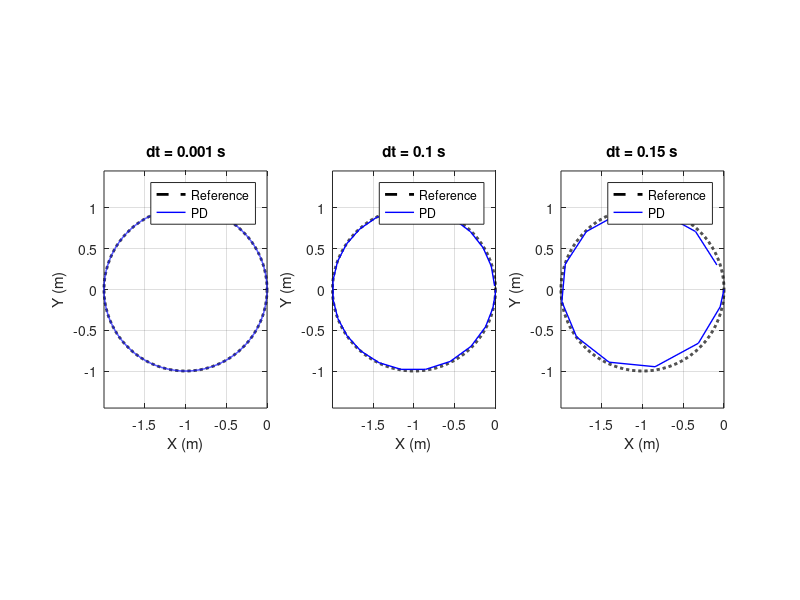

Write the MATLAB code that produced this figure. (Note: this script raises an error after producing the figure.)
% plot_curvilinear_comparison.m
% 논문 Fig.14-19 재현: PD vs PDFC 원형 궤적 비교

clear; clc; close all;
addpath('results');

R        = 0.2;
v_d      = 0.5;
e_target = 1.0;
Omega    = -v_d / e_target;   % = -0.5 rad/s
T_sim    = 2*pi / abs(Omega); % 원 한 바퀴 주기 ≈ 12.57 s

%% 목표 원형 궤적 (기하학적 원 공식, phi에 무관)
t_ref = linspace(0, T_sim, 2000);
x_ref = e_target * (cos(Omega * t_ref) - 1);
y_ref = e_target *  sin(Omega * t_ref);

%% 결과 로드
load('results/results_curv_PD.mat');
load('results/results_curv_PDFC.mat');

titles = {'dt = 0.001 s', 'dt = 0.1 s', 'dt = 0.15 s'};

%% PD 결과 플롯 (Fig.14-16)
figure('Name', 'Fig.14-16 PD', 'Position', [100, 100, 1100, 400]);
for i = 1:3
    res    = results_curv_PD(i);
    tout   = res.tout;
    dtheta = res.dq(:,1);

    psi = cumtrapz(tout, -R * dtheta / e_target);
    dx  = R * dtheta .* sin(psi);
    dy  = -R * dtheta .* cos(psi);
    x   = cumtrapz(tout, dx);
    y   = cumtrapz(tout, dy);

    subplot(1,3,i);
    plot(x_ref, y_ref, 'k--', 'LineWidth', 2, 'DisplayName', 'Reference'); hold on;
    plot(x, y, 'b-', 'LineWidth', 1, 'DisplayName', 'PD');
    xlabel('X (m)'); ylabel('Y (m)');
    title(titles{i}); legend; grid on; axis equal;
end
sgtitle('Circular Trajectory - PD Controller');

%% PDFC 결과 플롯 (Fig.17-19)
figure('Name', 'Fig.17-19 PDFC', 'Position', [100, 550, 1100, 400]);
for i = 1:3
    res    = results_curv_PDFC(i);
    tout   = res.tout;
    dtheta = res.dq(:,1);

    psi = cumtrapz(tout, -R * dtheta / e_target);
    dx  = R * dtheta .* sin(psi);
    dy  = -R * dtheta .* cos(psi);
    x   = cumtrapz(tout, dx);
    y   = cumtrapz(tout, dy);

    subplot(1,3,i);
    plot(x_ref, y_ref, 'k--', 'LineWidth', 2, 'DisplayName', 'Reference'); hold on;
    plot(x, y, 'r-', 'LineWidth', 1, 'DisplayName', 'PDFC');
    xlabel('X (m)'); ylabel('Y (m)');
    title(titles{i}); legend; grid on; axis equal;
end
sgtitle('Circular Trajectory - PD-Fuzzy Controller');

%% 오차 비교 출력
% phi 추종 오차: 올바른 참조값 phi_d = (v_d/(R*Omega))*(1-cos(Omega*t)) 기준
fprintf('=== 궤적 추종 오차 비교 (phi 기준) ===\n');
fprintf('%-10s %-15s %-15s\n', 'dt', 'PD phi 오차', 'PDFC phi 오차');
for i = 1:3
    phi_PD   = results_curv_PD(i).q(:,3);
    phi_PDFC = results_curv_PDFC(i).q(:,3);
    t_PD     = results_curv_PD(i).tout;
    t_PDFC   = results_curv_PDFC(i).tout;

    phi_d_PD   = (v_d / (R * Omega)) * (1 - cos(Omega * t_PD));
    phi_d_PDFC = (v_d / (R * Omega)) * (1 - cos(Omega * t_PDFC));

    err_PD   = max(abs(phi_PD   - phi_d_PD));
    err_PDFC = max(abs(phi_PDFC - phi_d_PDFC));

    fprintf('dt=%.3f:  PD=%.4f rad,  PDFC=%.4f rad\n', ...
        results_curv_PD(i).dt, err_PD, err_PDFC);
end
